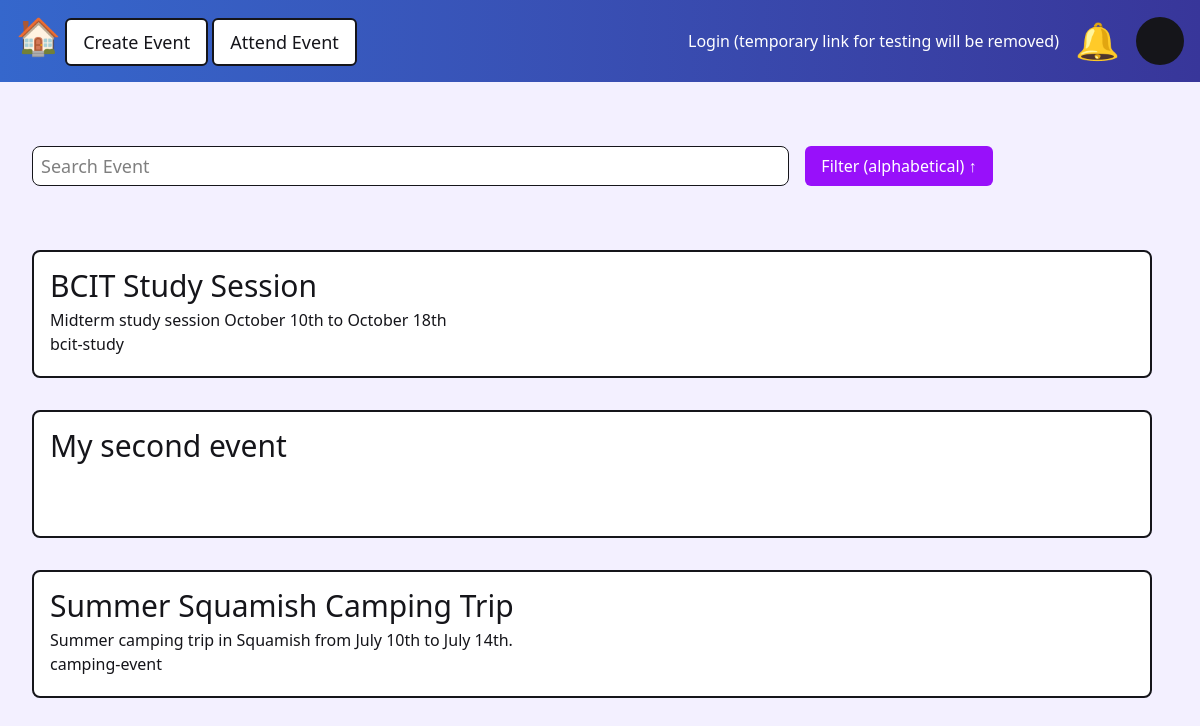
Screenshot of /events/ with the database file from the repository.
### events/models.py (models this page shows, shortened)
class Event(models.Model):
    title = models.CharField(max_length=75)
    body = models.TextField()
    slug = models.SlugField()
    date = models.DateTimeField(auto_now_add=True) # Date timestamp added every event creation

### events/views.py (the view)
# urls.py: path('', views.events),
def events(request):
    events = Event.objects.all().order_by('-date')
    return render(request, 'events/events.html', {'events': events})

### events/templates/events/events.html (shortened to what this page needs)
{% extends 'layout.html' %}
{% block content %}
    <div class="container mx-auto max-w-[1200px] px-8">
        <div class="flex flex-row my-16 space-x-4">
            <input class="w-2/3 rounded-lg" id="search" name="search" type="text" placeholder="Search Event"/>
            <div class="relative inline-block text-left">
                <button id="dropdownButton" type="button" class="bg-purple-600 text-white px-4 py-2 rounded-md focus:outline-none focus:ring-2 focus:ring-indigo-400">
                    Filter (alphabetical) ↑
                </button>
            </div>
        </div>
        <div class="h-[50vh] max-h-[1000px] overflow-y-scroll space-y-8 pr-4">
            {% for event in events %}
                <div class="w-full h-32 bg-white p-4 rounded-lg border-2 border-dark">
                    <h3>{{event.title}}</h3>
                    <p>{{event.body}}</p>
                    <p>{{event.slug}}</p>
                </div>
            {% endfor %}
        </div>
    </div>
{% endblock %}

### templates/layout.html (shortened to what this page needs)
<!DOCTYPE html>
{% load static %}
<html lang="en">
<head>
    <link rel="stylesheet" href="{% static 'dist/style.css' %}">
</head>
<body class="bg-light">
    <nav class="bg-gradient-to-r from-primary-200 to-secondary p-4 flex flex-row justify-between items-center">
        <div>
            <a href="/events" class="text-4xl">🏠</a>
            <button class="btn-nav">Create Event</button>
            <button class="btn-nav">Attend Event</button>
        </div>
        <div class="flex flex-row space-x-4">
            <a href="/login" class="self-center text-white">Login (temporary link for testing will be removed)</a>
            <button class="text-4xl cursor-pointer">🔔</button>
            <div class="w-12 h-12 rounded-full bg-dark cursor-pointer">
        </div>
    </nav>
    <main>
        {% block content %}
        {% endblock %}
    </main>
</body>
</html>

### rows the page displays
Event: title "BCIT Study Session", body "Midterm study session October 10th to October 18th", slug "bcit-study"
Event: title "My second event"
Event: title "Summer Squamish Camping Trip", body "Summer camping trip in Squamish from July 10th to July 14th.", slug "camping-event"
